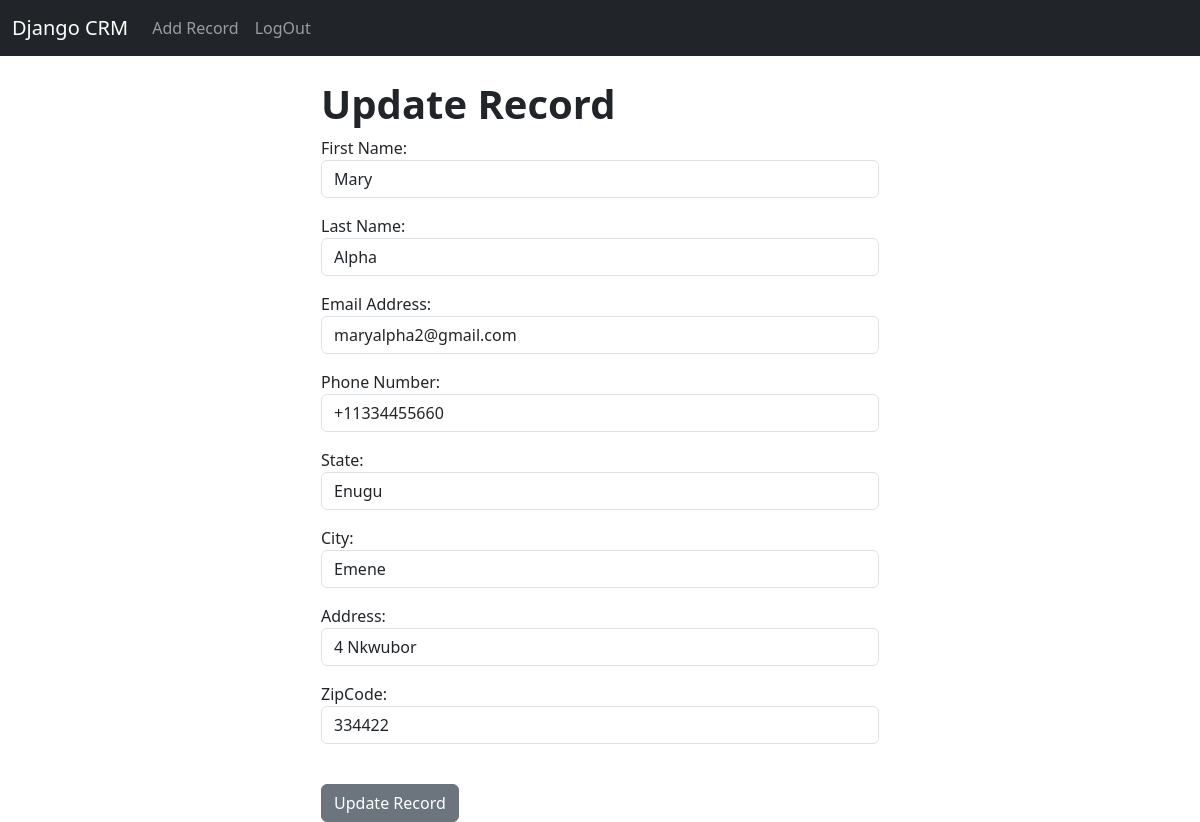
Page /update_record/3 (signed in) on the committed database.
### website/models.py (models this page shows, shortened)
class Record(models.Model):
    created_at = models.DateTimeField(auto_now_add=True)
    updated_at = models.DateTimeField(auto_now=True)
    first_name = models.CharField(max_length=30)
    last_name = models.CharField(max_length=30)
    email = models.CharField(max_length=30)
    phone = models.CharField(max_length=12)
    state = models.CharField(max_length=50)
    city =  models.CharField(max_length=40)
    address = models.CharField(max_length=50)
    zipcode = models.CharField(max_length=15)

### website/views.py (the view)
# urls.py: path('update_record/<int:pk>', views.update_record, name='update_record')
@login_required
def update_record(request, pk):
    try:
        current_record = Record.objects.get(id=pk)
    except Record.DoesNotExist:
        messages.error(request, 'Record not Found')
        return redirect('home')
    form = AddRecordForm(request.POST or None, instance= current_record)
    if request.method == 'POST':
        if form.is_valid:
            form.save()
            messages.success(request, 'You have succefully Updated the record')
            return redirect('home')
        messages.error(request, 'Error Detected')
    return render(request, 'update_record.html', {'form': form})

### website/templates/update_record.html (shortened to what this page needs)
{% extends 'base.html' %}
{% block content%}
<div class="col-md-6 offset-md-3">
    <h1 > <strong>Update Record</strong></h1>
    <form method="POST" action="">
        {{ form.as_p }}
        <br/>
        <button type="submit" class="btn btn-secondary">Update Record </button>
    </form>
</div>
{% endblock %}

### rows in the picture
Record: first_name "Mary", last_name "Alpha", email "maryalpha2@gmail.com", phone "+11334455660", state "Enugu", city "Emene", address "4 Nkwubor", zipcode "334422"
